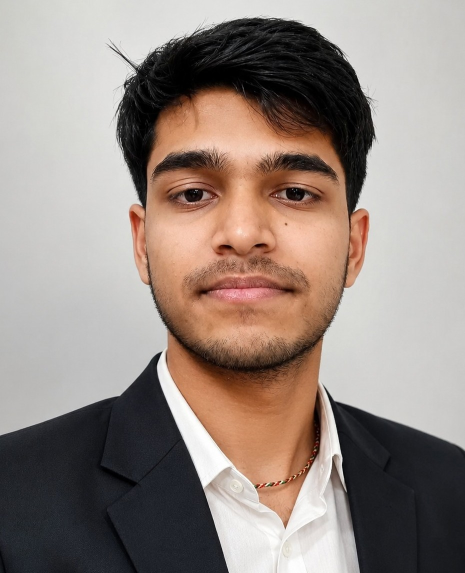
#> input picture assets/profile.jpeg, 930 x 1146 px, found by its file name (shown at 1/2 size)
$ python photo.py
#> lines starting #> are read from the running program, lines starting #| are printed output that depends on the picture


from PIL import Image, ImageEnhance, ImageFilter

ASCII = "@%#*+=-:. "

img = Image.open(r"C:\Users\Neekhil kumar singh\Desktop\neekhilsingh\assets\profile.jpeg")
#> img is the input picture: PIL image 930x1146 RGB; mean R, G, B 150.9, 137.5, 130.2

# Crop only head + upper shoulders
w, h = img.size
#> w = 930; h = 1146
img = img.crop((220, 80, w-220, h-220))
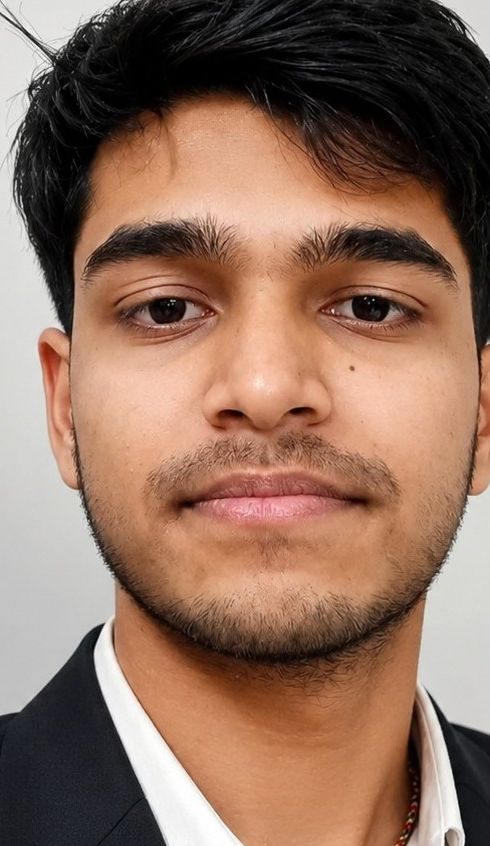
#> img: PIL image 490x846 RGB; mean R, G, B 144, 111.6, 94.3

# Grayscale
img = img.convert("L")
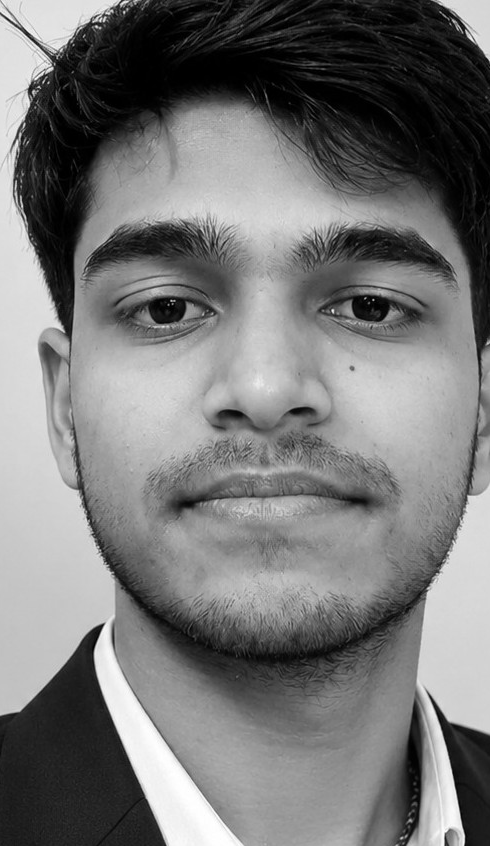
#> img: PIL image 490x846 L; min 0, max 255, mean 119.3

# Increase sharpness for eyes
img = ImageEnhance.Sharpness(img).enhance(2.5)

# Increase contrast
img = ImageEnhance.Contrast(img).enhance(3.0)
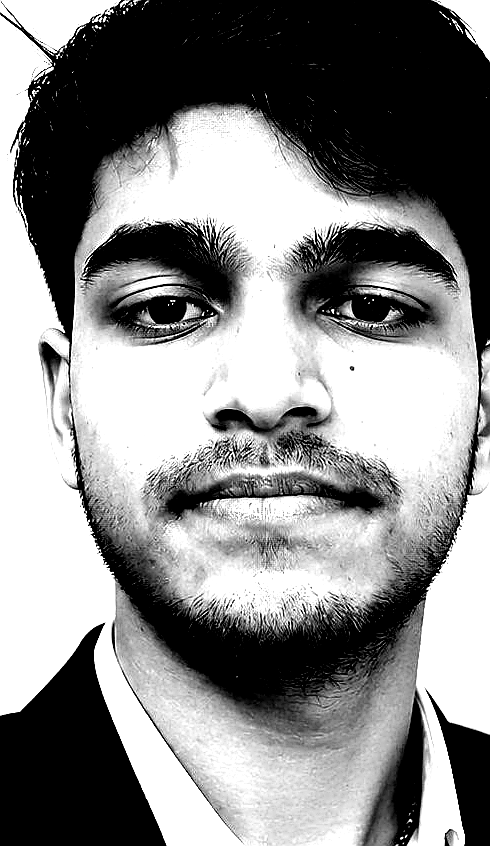
#> img: PIL image 490x846 L; min 0, max 255, mean 136.3

# Slight blur removes beard/neck noise
img = img.filter(ImageFilter.GaussianBlur(radius=0.6))

# Thresholding removes unnecessary dots
pixels = img.load()
for y in range(img.height):
    for x in range(img.width):
        p = pixels[x, y]

        # Make background pure white
        if p > 180:
            pixels[x, y] = 255

        # Remove weak beard noise
        elif p > 120:
            pixels[x, y] = 170

        # Darken eyes, eyebrows, hair
        elif p < 80:
            pixels[x, y] = 0

WIDTH = 68
ratio = img.height / img.width
#> ratio = 1.73
HEIGHT = int(WIDTH * ratio * 0.52)
#> HEIGHT = 61

img = img.resize((WIDTH, HEIGHT))
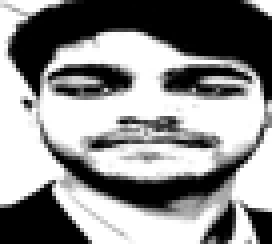
#> img: PIL image 68x61 L (shown 4 times larger); min 0, max 255, mean 141.3

pixels = img.getdata()

chars = "".join(
    ASCII[p * (len(ASCII)-1) // 255]
    for p in pixels
)

ascii_img = ""

for i in range(0, len(chars), WIDTH):
    line = chars[i:i+WIDTH]

    # remove mostly empty lines
    if line.count(" ") < WIDTH-4:
        ascii_img += line.rstrip() + "\n"
#> this loop made 61 passes
#> i on passes 2 to 13: 68, 136, 204, 272, 340, 408, 476, 544, 612, 680, 748, 816

with open("ascii.txt", "w", encoding="utf-8") as f:
    f.write(ascii_img)

print(ascii_img)
